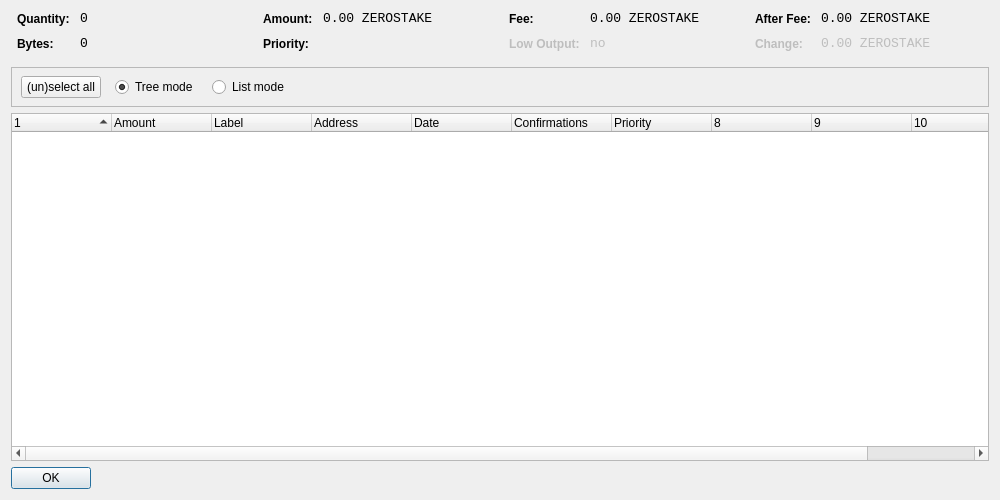
<?xml version="1.0" encoding="UTF-8"?>
<ui version="4.0">
 <class>CoinControlDialog</class>
 <widget class="QDialog" name="CoinControlDialog">
  <property name="geometry">
   <rect>
    <x>0</x>
    <y>0</y>
    <width>1000</width>
    <height>500</height>
   </rect>
  </property>
  <property name="windowTitle">
   <string>Coin Control</string>
  </property>
  <layout class="QVBoxLayout" name="verticalLayout">
   <item>
    <layout class="QHBoxLayout" name="horizontalLayoutTop" stretch="0,0,0,0">
     <property name="topMargin">
      <number>0</number>
     </property>
     <property name="bottomMargin">
      <number>10</number>
     </property>
     <item>
      <layout class="QFormLayout" name="formLayoutCoinControl1">
       <property name="horizontalSpacing">
        <number>10</number>
       </property>
       <property name="verticalSpacing">
        <number>10</number>
       </property>
       <property name="leftMargin">
        <number>6</number>
       </property>
       <property name="rightMargin">
        <number>6</number>
       </property>
       <item row="0" column="0">
        <widget class="QLabel" name="labelCoinControlQuantityText">
         <property name="styleSheet">
          <string notr="true">font-weight:bold;</string>
         </property>
         <property name="text">
          <string>Quantity:</string>
         </property>
        </widget>
       </item>
       <item row="0" column="1">
        <widget class="QLabel" name="labelCoinControlQuantity">
         <property name="font">
          <font>
           <family>Monospace</family>
           <pointsize>10</pointsize>
          </font>
         </property>
         <property name="cursor">
          <cursorShape>IBeamCursor</cursorShape>
         </property>
         <property name="contextMenuPolicy">
          <enum>Qt::ActionsContextMenu</enum>
         </property>
         <property name="text">
          <string notr="true">0</string>
         </property>
         <property name="textInteractionFlags">
          <set>Qt::LinksAccessibleByMouse|Qt::TextSelectableByKeyboard|Qt::TextSelectableByMouse</set>
         </property>
        </widget>
       </item>
       <item row="1" column="0">
        <widget class="QLabel" name="labelCoinControlBytesText">
         <property name="styleSheet">
          <string notr="true">font-weight:bold;</string>
         </property>
         <property name="text">
          <string>Bytes:</string>
         </property>
        </widget>
       </item>
       <item row="1" column="1">
        <widget class="QLabel" name="labelCoinControlBytes">
         <property name="font">
          <font>
           <family>Monospace</family>
           <pointsize>10</pointsize>
          </font>
         </property>
         <property name="cursor">
          <cursorShape>IBeamCursor</cursorShape>
         </property>
         <property name="contextMenuPolicy">
          <enum>Qt::ActionsContextMenu</enum>
         </property>
         <property name="text">
          <string notr="true">0</string>
         </property>
         <property name="textInteractionFlags">
          <set>Qt::LinksAccessibleByMouse|Qt::TextSelectableByKeyboard|Qt::TextSelectableByMouse</set>
         </property>
        </widget>
       </item>
      </layout>
     </item>
     <item>
      <layout class="QFormLayout" name="formLayoutCoinControl2">
       <property name="horizontalSpacing">
        <number>10</number>
       </property>
       <property name="verticalSpacing">
        <number>10</number>
       </property>
       <property name="leftMargin">
        <number>6</number>
       </property>
       <property name="rightMargin">
        <number>6</number>
       </property>
       <item row="0" column="0">
        <widget class="QLabel" name="labelCoinControlAmountText">
         <property name="styleSheet">
          <string notr="true">font-weight:bold;</string>
         </property>
         <property name="text">
          <string>Amount:</string>
         </property>
        </widget>
       </item>
       <item row="0" column="1">
        <widget class="QLabel" name="labelCoinControlAmount">
         <property name="font">
          <font>
           <family>Monospace</family>
           <pointsize>10</pointsize>
          </font>
         </property>
         <property name="cursor">
          <cursorShape>IBeamCursor</cursorShape>
         </property>
         <property name="contextMenuPolicy">
          <enum>Qt::ActionsContextMenu</enum>
         </property>
         <property name="text">
          <string notr="true">0.00 ZEROSTAKE</string>
         </property>
         <property name="textInteractionFlags">
          <set>Qt::LinksAccessibleByMouse|Qt::TextSelectableByKeyboard|Qt::TextSelectableByMouse</set>
         </property>
        </widget>
       </item>
       <item row="1" column="0">
        <widget class="QLabel" name="labelCoinControlPriorityText">
         <property name="styleSheet">
          <string notr="true">font-weight:bold;</string>
         </property>
         <property name="text">
          <string>Priority:</string>
         </property>
        </widget>
       </item>
       <item row="1" column="1">
        <widget class="QLabel" name="labelCoinControlPriority">
         <property name="font">
          <font>
           <family>Monospace</family>
           <pointsize>10</pointsize>
          </font>
         </property>
         <property name="cursor">
          <cursorShape>IBeamCursor</cursorShape>
         </property>
         <property name="contextMenuPolicy">
          <enum>Qt::ActionsContextMenu</enum>
         </property>
         <property name="text">
          <string/>
         </property>
         <property name="textInteractionFlags">
          <set>Qt::LinksAccessibleByMouse|Qt::TextSelectableByKeyboard|Qt::TextSelectableByMouse</set>
         </property>
        </widget>
       </item>
      </layout>
     </item>
     <item>
      <layout class="QFormLayout" name="formLayoutCoinControl3">
       <property name="horizontalSpacing">
        <number>10</number>
       </property>
       <property name="verticalSpacing">
        <number>10</number>
       </property>
       <property name="leftMargin">
        <number>6</number>
       </property>
       <property name="rightMargin">
        <number>6</number>
       </property>
       <item row="0" column="0">
        <widget class="QLabel" name="labelCoinControlFeeText">
         <property name="styleSheet">
          <string notr="true">font-weight:bold;</string>
         </property>
         <property name="text">
          <string>Fee:</string>
         </property>
        </widget>
       </item>
       <item row="0" column="1">
        <widget class="QLabel" name="labelCoinControlFee">
         <property name="font">
          <font>
           <family>Monospace</family>
           <pointsize>10</pointsize>
          </font>
         </property>
         <property name="cursor">
          <cursorShape>IBeamCursor</cursorShape>
         </property>
         <property name="contextMenuPolicy">
          <enum>Qt::ActionsContextMenu</enum>
         </property>
         <property name="text">
          <string notr="true">0.00 ZEROSTAKE</string>
         </property>
         <property name="textInteractionFlags">
          <set>Qt::LinksAccessibleByMouse|Qt::TextSelectableByKeyboard|Qt::TextSelectableByMouse</set>
         </property>
        </widget>
       </item>
       <item row="1" column="0">
        <widget class="QLabel" name="labelCoinControlLowOutputText">
         <property name="enabled">
          <bool>false</bool>
         </property>
         <property name="styleSheet">
          <string notr="true">font-weight:bold;</string>
         </property>
         <property name="text">
          <string>Low Output:</string>
         </property>
        </widget>
       </item>
       <item row="1" column="1">
        <widget class="QLabel" name="labelCoinControlLowOutput">
         <property name="enabled">
          <bool>false</bool>
         </property>
         <property name="font">
          <font>
           <family>Monospace</family>
           <pointsize>10</pointsize>
          </font>
         </property>
         <property name="cursor">
          <cursorShape>IBeamCursor</cursorShape>
         </property>
         <property name="contextMenuPolicy">
          <enum>Qt::ActionsContextMenu</enum>
         </property>
         <property name="text">
          <string notr="true">no</string>
         </property>
         <property name="textInteractionFlags">
          <set>Qt::LinksAccessibleByMouse|Qt::TextSelectableByKeyboard|Qt::TextSelectableByMouse</set>
         </property>
        </widget>
       </item>
      </layout>
     </item>
     <item>
      <layout class="QFormLayout" name="formLayoutCoinControl4">
       <property name="horizontalSpacing">
        <number>10</number>
       </property>
       <property name="verticalSpacing">
        <number>10</number>
       </property>
       <property name="leftMargin">
        <number>6</number>
       </property>
       <property name="rightMargin">
        <number>6</number>
       </property>
       <item row="0" column="0">
        <widget class="QLabel" name="labelCoinControlAfterFeeText">
         <property name="styleSheet">
          <string notr="true">font-weight:bold;</string>
         </property>
         <property name="text">
          <string>After Fee:</string>
         </property>
        </widget>
       </item>
       <item row="0" column="1">
        <widget class="QLabel" name="labelCoinControlAfterFee">
         <property name="font">
          <font>
           <family>Monospace</family>
           <pointsize>10</pointsize>
          </font>
         </property>
         <property name="cursor">
          <cursorShape>IBeamCursor</cursorShape>
         </property>
         <property name="contextMenuPolicy">
          <enum>Qt::ActionsContextMenu</enum>
         </property>
         <property name="text">
          <string notr="true">0.00 ZEROSTAKE</string>
         </property>
         <property name="textInteractionFlags">
          <set>Qt::LinksAccessibleByMouse|Qt::TextSelectableByKeyboard|Qt::TextSelectableByMouse</set>
         </property>
        </widget>
       </item>
       <item row="1" column="0">
        <widget class="QLabel" name="labelCoinControlChangeText">
         <property name="enabled">
          <bool>false</bool>
         </property>
         <property name="styleSheet">
          <string notr="true">font-weight:bold;</string>
         </property>
         <property name="text">
          <string>Change:</string>
         </property>
        </widget>
       </item>
       <item row="1" column="1">
        <widget class="QLabel" name="labelCoinControlChange">
         <property name="enabled">
          <bool>false</bool>
         </property>
         <property name="font">
          <font>
           <family>Monospace</family>
           <pointsize>10</pointsize>
          </font>
         </property>
         <property name="cursor">
          <cursorShape>IBeamCursor</cursorShape>
         </property>
         <property name="contextMenuPolicy">
          <enum>Qt::ActionsContextMenu</enum>
         </property>
         <property name="text">
          <string notr="true">0.00 ZEROSTAKE</string>
         </property>
         <property name="textInteractionFlags">
          <set>Qt::LinksAccessibleByMouse|Qt::TextSelectableByKeyboard|Qt::TextSelectableByMouse</set>
         </property>
        </widget>
       </item>
      </layout>
     </item>
    </layout>
   </item>
   <item>
    <widget class="QFrame" name="frame">
     <property name="minimumSize">
      <size>
       <width>0</width>
       <height>40</height>
      </size>
     </property>
     <property name="frameShape">
      <enum>QFrame::StyledPanel</enum>
     </property>
     <property name="frameShadow">
      <enum>QFrame::Sunken</enum>
     </property>
     <widget class="QWidget" name="horizontalLayoutWidget">
      <property name="geometry">
       <rect>
        <x>10</x>
        <y>0</y>
        <width>781</width>
        <height>41</height>
       </rect>
      </property>
      <layout class="QHBoxLayout" name="horizontalLayoutPanel" stretch="0,0,0,0,0">
       <property name="spacing">
        <number>14</number>
       </property>
       <item>
        <widget class="QPushButton" name="pushButtonSelectAll">
         <property name="sizePolicy">
          <sizepolicy hsizetype="Maximum" vsizetype="Fixed">
           <horstretch>0</horstretch>
           <verstretch>0</verstretch>
          </sizepolicy>
         </property>
         <property name="text">
          <string>(un)select all</string>
         </property>
        </widget>
       </item>
       <item>
        <widget class="QRadioButton" name="radioTreeMode">
         <property name="sizePolicy">
          <sizepolicy hsizetype="Maximum" vsizetype="Fixed">
           <horstretch>0</horstretch>
           <verstretch>0</verstretch>
          </sizepolicy>
         </property>
         <property name="text">
          <string>Tree mode</string>
         </property>
         <property name="checked">
          <bool>true</bool>
         </property>
        </widget>
       </item>
       <item>
        <widget class="QRadioButton" name="radioListMode">
         <property name="sizePolicy">
          <sizepolicy hsizetype="Maximum" vsizetype="Fixed">
           <horstretch>0</horstretch>
           <verstretch>0</verstretch>
          </sizepolicy>
         </property>
         <property name="text">
          <string>List mode</string>
         </property>
        </widget>
       </item>
       <item>
        <spacer name="horizontalSpacer">
         <property name="orientation">
          <enum>Qt::Horizontal</enum>
         </property>
         <property name="sizeHint" stdset="0">
          <size>
           <width>40</width>
           <height>20</height>
          </size>
         </property>
        </spacer>
       </item>
      </layout>
     </widget>
    </widget>
   </item>
   <item>
    <widget class="CoinControlTreeWidget" name="treeWidget">
     <property name="contextMenuPolicy">
      <enum>Qt::CustomContextMenu</enum>
     </property>
     <property name="sortingEnabled">
      <bool>false</bool>
     </property>
     <property name="columnCount">
      <number>11</number>
     </property>
     <attribute name="headerShowSortIndicator" stdset="0">
      <bool>true</bool>
     </attribute>
     <attribute name="headerStretchLastSection">
      <bool>false</bool>
     </attribute>
     <column>
      <property name="text">
       <string/>
      </property>
     </column>
     <column>
      <property name="text">
       <string>Amount</string>
      </property>
     </column>
     <column>
      <property name="text">
       <string>Label</string>
      </property>
     </column>
     <column>
      <property name="text">
       <string>Address</string>
      </property>
     </column>
     <column>
      <property name="text">
       <string>Date</string>
      </property>
     </column>
     <column>
      <property name="text">
       <string>Confirmations</string>
      </property>
      <property name="toolTip">
       <string>Confirmed</string>
      </property>
     </column>
     <column>
      <property name="text">
       <string>Priority</string>
      </property>
     </column>
     <column>
      <property name="text">
       <string/>
      </property>
     </column>
     <column>
      <property name="text">
       <string/>
      </property>
     </column>
     <column>
      <property name="text">
       <string/>
      </property>
     </column>
     <column>
      <property name="text">
       <string/>
      </property>
     </column>
    </widget>
   </item>
   <item>
    <widget class="QDialogButtonBox" name="buttonBox">
     <property name="sizePolicy">
      <sizepolicy hsizetype="Maximum" vsizetype="Fixed">
       <horstretch>0</horstretch>
       <verstretch>0</verstretch>
      </sizepolicy>
     </property>
     <property name="orientation">
      <enum>Qt::Horizontal</enum>
     </property>
     <property name="standardButtons">
      <set>QDialogButtonBox::Ok</set>
     </property>
    </widget>
   </item>
  </layout>
 </widget>
 <customwidgets>
  <customwidget>
   <class>CoinControlTreeWidget</class>
   <extends>QTreeWidget</extends>
   <header>coincontroltreewidget.h</header>
  </customwidget>
 </customwidgets>
 <resources/>
 <connections/>
</ui>
